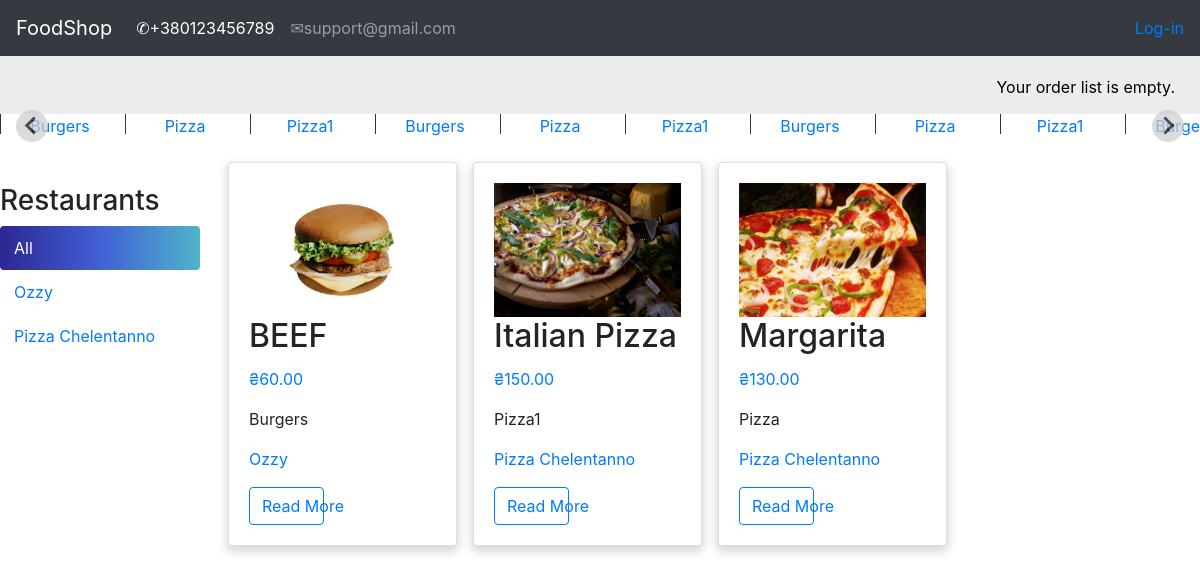
The page / on the database its author committed.
### shop/models.py (models this page shows, shortened)
class Category(models.Model):
    name = models.CharField(max_length=150, db_index=True)
    slug = models.SlugField(max_length=150, db_index=True, unique=True)
    class Meta:
        ordering = ('name',)
        default_related_name = "category"
    def __str__(self):
        return self.name

class Shop(models.Model):
    name = models.CharField(max_length=150, db_index=True)
    slug = models.SlugField(max_length=150, db_index=True, unique=True)
    class Meta:
        ordering = ('name',)
        default_related_name = "shop"
    def __str__(self):
        return self.name

class Product(models.Model):
    shop = models.ForeignKey(Shop, on_delete=models.CASCADE)
    category = models.ForeignKey(Category, on_delete=models.CASCADE)
    name = models.CharField(max_length=150, db_index=True)
    slug = models.SlugField(max_length=150, db_index=True)
    image = models.ImageField(upload_to='image_products/%Y/%d/%m', default='image_products/no_img.png')
    description = models.TextField(blank=True)
    price = models.DecimalField(max_digits=10, decimal_places=2)
    available = models.BooleanField(default=True)
    created = models.DateTimeField(auto_now_add=True)
    updated = models.DateTimeField(auto_now=True)
    objects = ProductManager()
    class Meta:
        ordering = ('name',)
        index_together = (('id', 'slug'),)
        default_related_name = "products"
    def get_absolute_url(self):
        return reverse('product_detail',
                       args=[self.id, self.slug])
    def get_shop_slug(self):
        shop = Shop.objects.get(name=self.shop)
        shop = shop.slug
        return reverse('product_list_by_shop',
                       args=[shop])

### shop/views.py (the view)
# urls.py: path('', views.product_list, name='product_list'),
def product_list(request, shop_slug=None, category_slug=None):
    shop = None
    shops = Shop.objects.all()
    category = None
    categories = Category.objects.all()
    products = Product.objects.available()
    if shop_slug:
        shop = Shop.objects.get(slug=shop_slug)
        products = products.filter(shop=shop)
    if category_slug:
        category = Category.objects.get(slug=category_slug)
        products = products.filter(category=category)
    return render(request, 'shop/index.html',
                  {'product_list': products,
                   'category': category,
                   'categories': categories,
                   'shop': shop,
                   'shops': shops})

### account/templatetags/custom_tags.py (called while the page is built)
@register.filter(name='has_group')
def has_group(user, group_name):
    return user.groups.filter(name=group_name).exists()

### orderlist/context_processors.py (called while the page is built)
def orderlist(request):
    return {'orderlist': OrderList(request)}

### orderlist/orderlist.py (called while the page is built)
    def __len__(self):
        return sum(item['count'] for item in self.orderlist.values())

### shop/models.py (called while the page is built)
    def available(self):
        return self.filter(available=True)

    def get_query_set(self):
        return ProductQuerySet(self.model)

    def available(self):
        return self.get_query_set().available()

### templates/shop/index.html (shortened to what this page needs)
{% extends 'shop/base.html' %}
{% load static %}
{% load custom_tags %}
{% block context %}
<body>
<div class="splide mb-3">
        <div class="splide__track">
            <ul class="splide__list">
                {% for c in categories %}
                <li class="splide__slide"><a href="{% url 'product_category' c.slug %}">{{ c.name }}</a></li>
                {% endfor %}
            </ul>
        </div>
    </div>
<div id="sidebar">
        <h3>Restaurants</h3>
        <ul>
            <li {% if not shop %} class="selected"{% endif %}>
                <a href="{% url 'product_list' %}">All</a>
            </li>
            {% for c in shops %}
                <li {% if shop.slug == c.slug %} class="selected"{% endif %}>
                    <a href="{% url 'product_list_by_shop' c.slug%}">{{ c.name }}</a>
                </li>
            {% endfor %}
        </ul>
    </div>
<div class="row">
      {% for product in product_list %}
        <div class="post-item col-12 col-sm-6 col-md-6 col-lg-3 p-2">
          <div class="card h-100 card-product">
            <div class="card-body card-flex">
              <img src="{{ product.image.url }}" style="width:100%; height:100%">
              <h2 class="card-title">{{ product.name }}</h2>
              <p class="text-primary">₴{{ product.price}}</p>
              <p class="card-text">{{product.category|safe | truncatewords:10 }}</p>
              <p class="card-text"><a href="{{ product.get_shop_slug }}">
                  {{product.shop|safe | truncatewords:10 }}</a></p>
              <a href="{{ product.get_absolute_url }}" style="width:40%" class="btn btn-outline-primary">Read More</a>
            </div>
          </div>
        </div>
      {% endfor %}
    </div>
</body>
</html>
{% endblock context %}

### templates/shop/base.html (shortened to what this page needs)
{% load static %}
<html lang="en">
<head>
    <link rel="stylesheet" href="https://maxcdn.bootstrapcdn.com/bootstrap/4.0.0/css/bootstrap.min.css">
    <link rel="stylesheet" type="text/css" href="{% static '/css/style.css' %}">
    <link rel="stylesheet" type="text/css" href="{% static '/categories-slider/splide-2.4.21/dist/css/splide.min.css' %}">
    <link rel="stylesheet" type="text/css" href="{% static '/categories-slider/style.css' %}">
</head>
<body>
<nav class="navbar navbar-expand-lg navbar-dark bg-dark">
  <a class="navbar-brand" href="{% url 'product_list' %}">FoodShop</a>
  <div class="collapse navbar-collapse" id="navbarSupportedContent">
    <ul class="navbar-nav mr-auto">
      <li class="nav-item active">
        <a class="nav-link" href="#">&#9990;+380123456789<span class="sr-only">(current)</span></a>
      </li>
      <li class="nav-item">
        <a class="nav-link" href="#">&#9993;support@gmail.com</a>
      </li>
    </ul>
      <span class="user">
        {% if request.user.is_authenticated %}
          Hello <a href="{% url 'edit' %}">{{ request.user.username }},</a>
          <a href="{% url 'logout' %}">Logout</a>
        {% else %}
            <a href="{% url 'login' %}">Log-in</a>
        {% endif %}
    </span>
  </div>
</nav>
<div id="subheader">
 <div class="order-list">
          {% with total_items=orderlist|length %}
            {% if orderlist|length > 0 %}
                Your order list contains:
                <a href="{% url 'orderlist:orderlist_detail' %}">
                    {{ total_items }} item{{ total_items|pluralize }},
                    ₴{{ orderlist.get_total_price }}
                </a>
            {% else %}
                Your order list is empty.
            {% endif %}
        {% endwith %}
      </div>
 </div>
{% block context %}
{% endblock context %}
{% load static %}
</body>
</html>

### static/css/style.css (style rules this page uses)
html { overflow-x: hidden; }
.order-list { color: white; }
#subheader { background:#ececec; color:#444; padding:15px 100px; overflow:auto; }
#subheader .order-list { float:right; color:black; padding-top:4px; margin-right: -75px; }
.user { color:white; }
#sidebar { width:220px; padding:30px 20px 0 0; float:left; }
#sidebar ul { margin:0; padding:0; }
#sidebar ul li { margin:0; list-style:none; padding:10px 14px; }
#sidebar ul li a { display:block; }
#sidebar ul li.selected { background: rgb(45,39,145); background: linear-gradient(90deg, rgba(45,39,145,1) 0%, rgba(65,95,214,1) 50%, rgba(79,181,201,1) 100%); border-radius:4px; }
#sidebar ul li.selected a { color:#fff; }
.card-flex { display:flex; flex-direction:column; justify-content:space-between; }
.card-product { box-shadow: 0px 4px 10px 1.7px rgb(34 60 80 / 20%); }

### static/categories-slider/style.css (style rules this page uses)
.splide__slide { text-align: center; position: relative; }
.splide__slide a { text-decoration: none; }
.splide__slide::after { content: ''; position: absolute; left: 0; top: 0; display: block; width: 1px; height: 20px; background-color: #333; }

### rows shown on the page
Category: name "Burgers"
Category: name "Pizza"
Category: name "Pizza1"
Shop: name "Ozzy"
Shop: name "Pizza Chelentanno"
Product: image (picture), name "BEEF", price "60.00", category "Burgers", shop "Ozzy"
Product: image (picture), name "Italian Pizza", price "150.00", category "Pizza1", shop "Pizza Chelentanno"
Product: image (picture), name "Margarita", price "130.00", category "Pizza", shop "Pizza Chelentanno"
